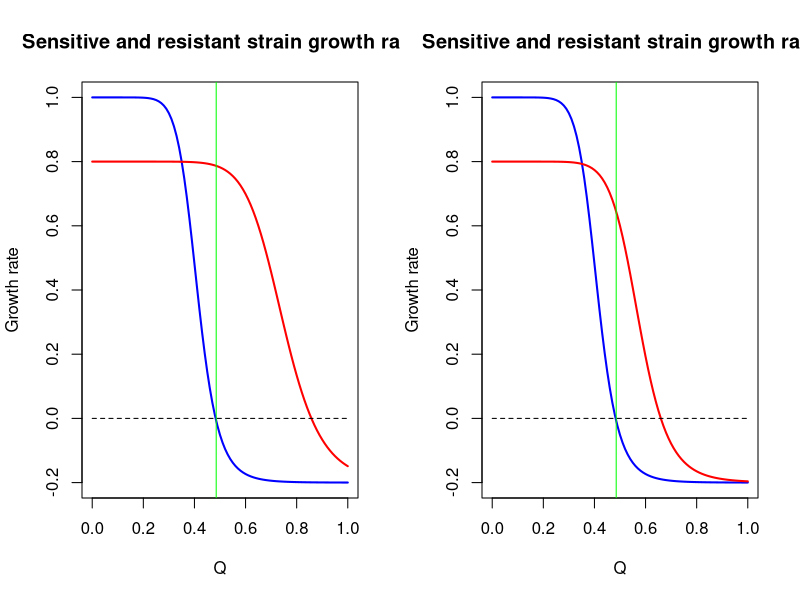
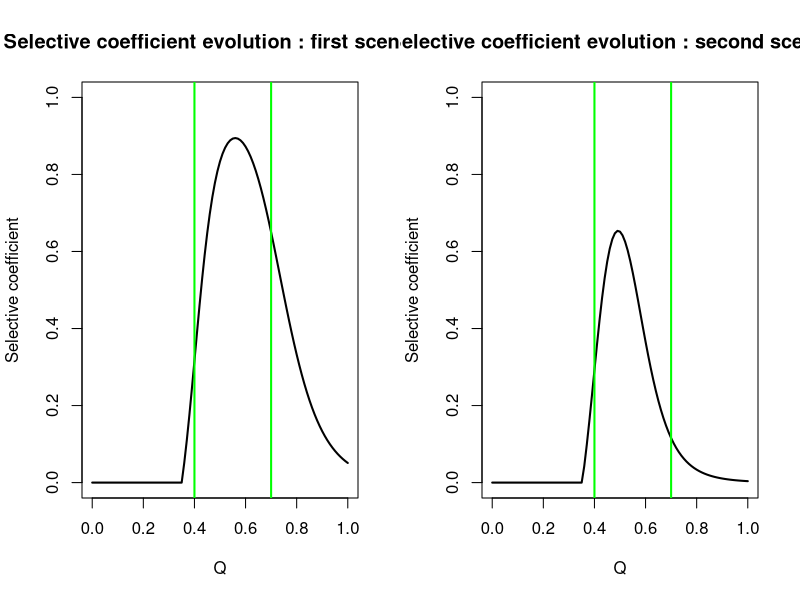
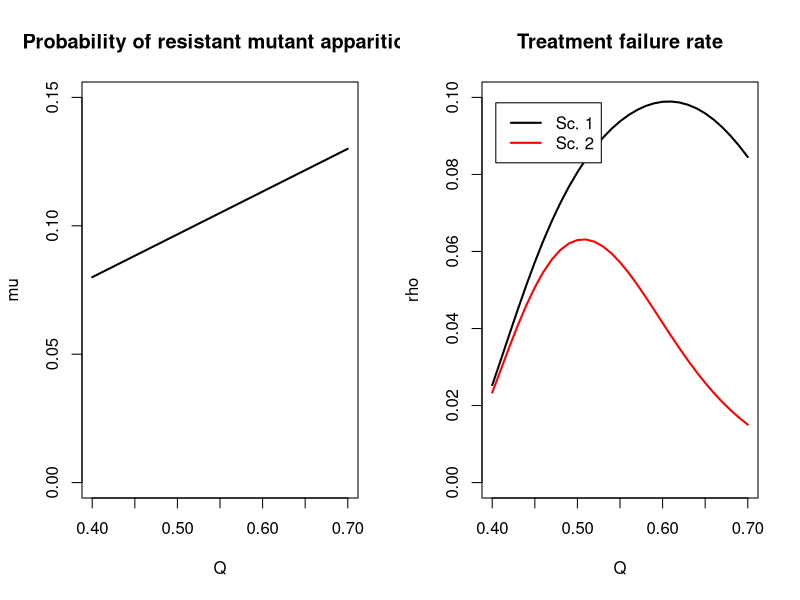
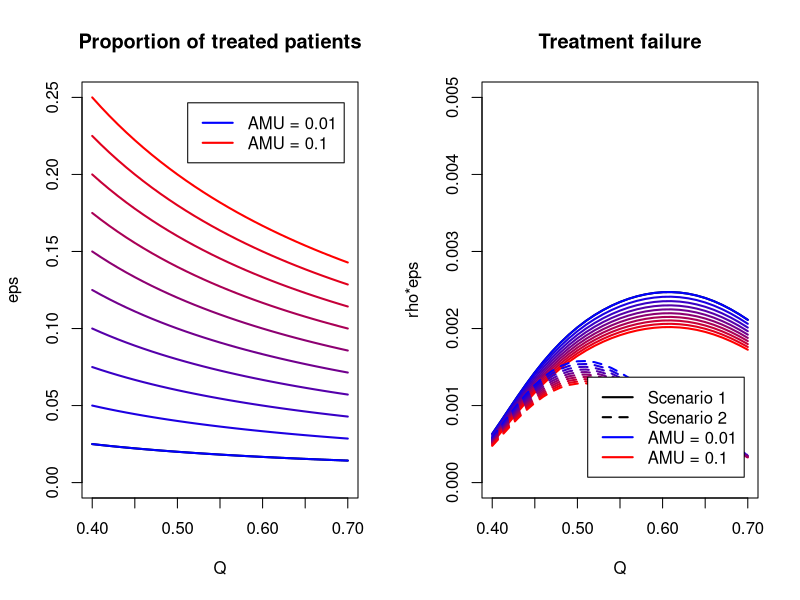
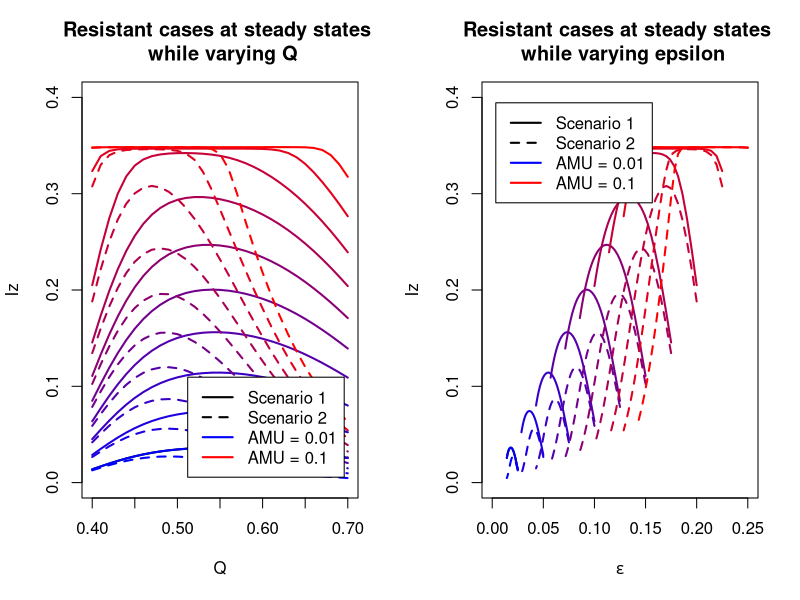
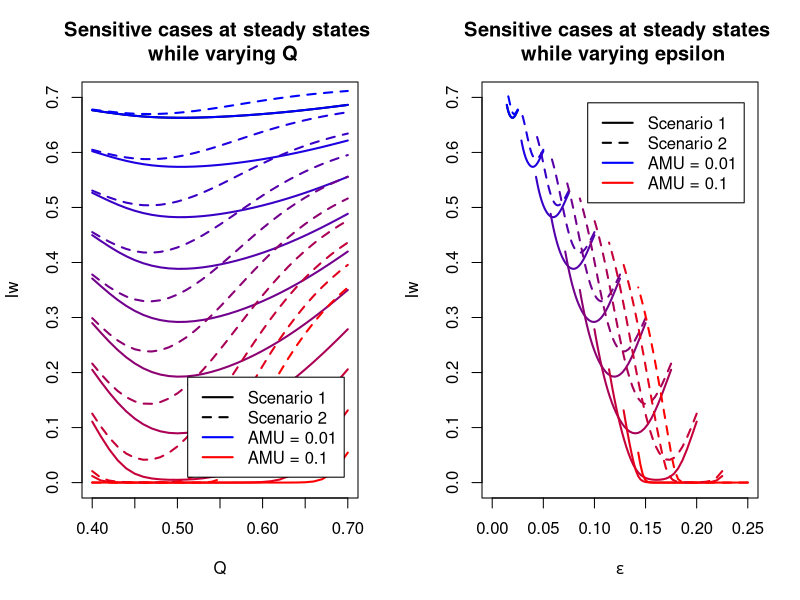
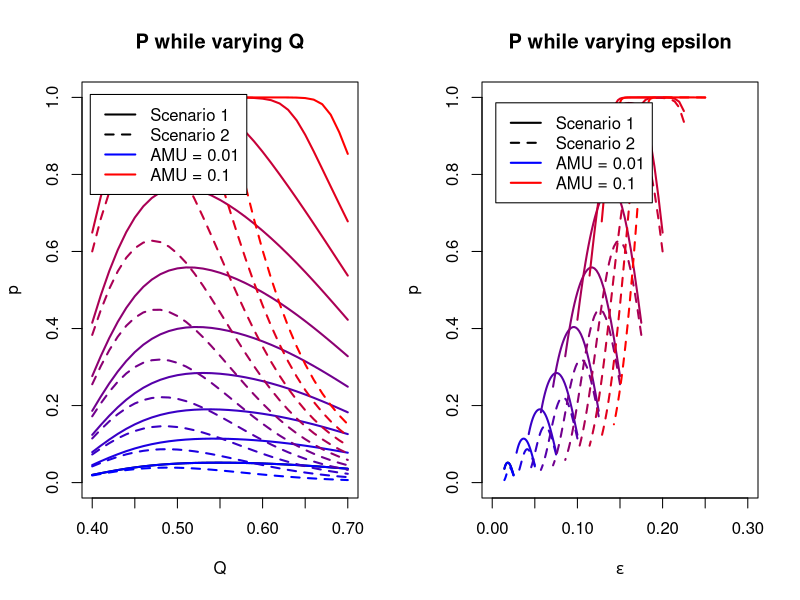
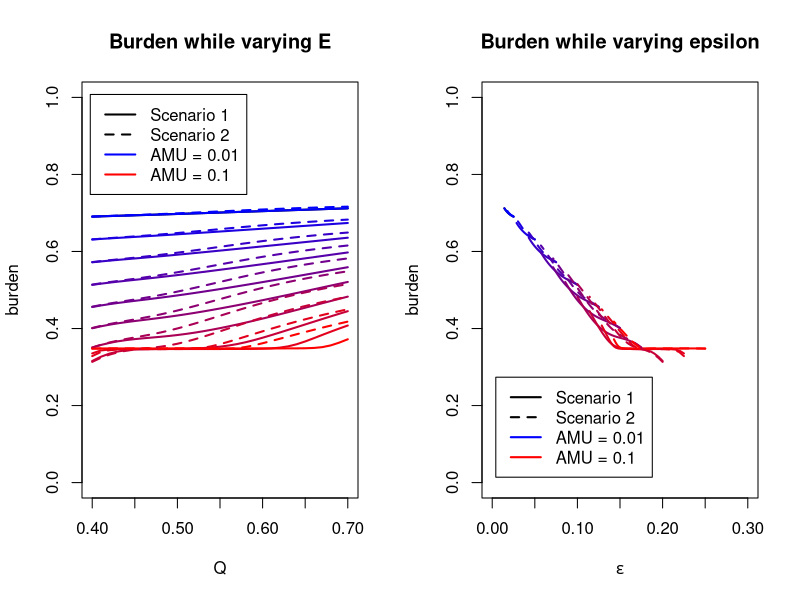

Write R code to recreate these figures, in order.
## ---- chunk 1
library(plyr)

#per capita maximum growth rate of sensitive bact
max_sens_gr <- 1 
max_sens_gr2 <- 1 
#per capita maximum growth rate of resistant bact
max_res_gr <- 0.8
max_res_gr2 <- 0.8
#per capita minimum growth rate of sensitive bact
min_sens_gr <- -0.2
min_sens_gr2 <- -0.2
#per capita minimum growth rate of res bact
min_res_gr <- -0.2
min_res_gr2 <- -0.2
#minimum inhibitory concentration of sen bact

mic_sens <- 0.35
mic_sens2 <- 0.35
#minimum inhibitory concentration of res bact

mic_res <- 0.65
mic_res2 <- 0.5
#slope for sens bact
kappa_sens <- 10
kappa_sens2 <- 10
#slope for res bact  

kappa_res <- 10
kappa_res2 <- 10

param_sens <- c(max_sens_gr, min_sens_gr, mic_sens, kappa_sens)
param_sens2 <- c(max_sens_gr2, min_sens_gr2, mic_sens2, kappa_sens2)

param_res <- c(max_res_gr, min_res_gr, mic_res, kappa_res)
param_res2 <- c(max_res_gr2, min_res_gr2, mic_res2, kappa_res2)

#mutant emergence probability : we consider that if the amount of applied atb increases, the probability of resistant mutant apparition increases linearly
max_mu <- 0.13
min_mu <- 0.08
max_dot <- 10
min_dot <- 1



#range of intervention - cl=lowest clinically effective dose, cu maximum tolerable dose (toxicity)
cl=0.40
cu=0.70
n_values=(cu-cl)*100+1

drug_quantities <- seq(cl, cu, length.out = n_values )

AMU = c(0.01, 0.02, 0.03, 0.04, 0.05, 0.06, 0.07, 0.08, 0.09, 0.10)

prop_treated <- do.call(cbind, lapply(AMU, function (x) x/drug_quantities))

eps_max <- max(prop_treated)

#selection of corresponding borders in sel_coef vector

lowbound=cl*100+1
highbound=cu*100+1




x <- seq(0,1,by=0.01)
zoom <- 1
## ---- chunk 2



growth = function(x, maxv, minv, micv, slopev) {
  y <- maxv - ((maxv - minv)*(x/micv)^slopev)/((x/micv)^slopev - maxv/minv)
  return(y)
}



colglob <- colorRampPalette(c("blue", "red"))

colforcol <- colglob(length(AMU))


linfun <- function(x, t, ltype){
  lines(t, unlist(x), lty=ltype, lwd=2, col=colforcol[as.numeric(parent.frame()$i)])
}

## ---- chunk 3


gr_sens <- lapply(x, growth, max_sens_gr, min_sens_gr, mic_sens, kappa_sens)

gr_res <- lapply(x, growth, max_res_gr, min_res_gr, mic_res, kappa_res)

gr_sens2 <- lapply(x, growth, max_sens_gr2, min_sens_gr2, mic_sens2, kappa_sens2)

gr_res2 <- lapply(x, growth, max_res_gr2, min_res_gr2, mic_res2, kappa_res2)

MIC <- sum(gr_sens>0)/length(gr_sens)
MICres <- sum(gr_res>0)/length(gr_res)
MICres2 <- sum(gr_res2>0)/length(gr_res2)
## ---- chunk 4
par(mfrow=c(1,2))

plot(x, gr_sens, main="Sensitive and resistant strain growth rate", xlab="Q", ylab="Growth rate", ylim=c(-0.2,1), lwd=2, type="l", col='blue')

lines(x, gr_res, type='l', col='red', lwd=2)

lines(x, rep(0, length(x)), type='l', col='black', lwd=1, lty=2)
abline(v=MIC, col='green')


plot(x, gr_sens2, main="Sensitive and resistant strain growth rate", xlab="Q", ylab="Growth rate", ylim=c(-0.2,1), lwd=2, type="l", col='blue')

lines(x, gr_res2, type='l', col='red', lwd=2)

lines(x, rep(0, length(x)), type='l', col='black', lwd=1, lty=2)
abline(v=MIC, col='green')

## ---- chunk 5
gr_sens <- unlist(gr_sens)
gr_sens2 <- unlist(gr_sens2)
gr_res <- unlist(gr_res)
gr_res2 <- unlist(gr_res2)

sel_coef <- gr_res - gr_sens
sel_coef2 <- gr_res2 - gr_sens2

sel_coef[which(sel_coef<0)] <- 0
sel_coef2[which(sel_coef2<0)] <- 0


minSC <- sum(sel_coef==0)/length(sel_coef)

plot(x, sel_coef, main="Selective coefficient evolution : first scenario", xlab="Q", ylab="Selective coefficient", ylim=c(0,1), lwd=2, type="l", col='black')
abline(v=cl, col='green', lw=2)
abline(v=cu, col='green', lw=2)

plot(x, sel_coef2, main="Selective coefficient evolution : second scenario", xlab="Q", ylab="Selective coefficient", ylim=c(0,1), lwd=2, type="l", col='black')
abline(v=cl, col='green', lw=2)
abline(v=cu, col='green', lw=2)
## ---- chunk 6
mu_prob <- seq(min_mu, max_mu, length.out = n_values)
doses <- seq(cl, cu, length.out = n_values)

plot(doses, mu_prob, main="Probability of resistant mutant apparition", xlab="Q", ylab="mu", ylim=c(0,0.15), lwd=2, type="l", col='black')

## ---- chunk 7
sel_sel_coef <- sel_coef[lowbound:highbound]
sel_sel_coef2 <- sel_coef2[lowbound:highbound]

rho1 <- sel_sel_coef*mu_prob
rho2 <- sel_sel_coef2*mu_prob

plot(doses, rho1, main="Treatment failure rate", xlab="Q", ylab="rho", lwd=2, type="l", col='black', ylim=c(0, 0.10))

lines(doses, rho2, type='l', col='red', lwd=2)

legend("topleft" , inset=.05, c("Sc. 1", "Sc. 2"), lty=c(1,1), lwd=c(2,2), col=c("black", "red"))

## ---- chunk 8



plot(doses, prop_treated[,1], main="Proportion of treated patients", xlab="Q", ylab="eps", ylim=c(0 , eps_max), lwd=2, type="l", col='black')

capture.output(apply(prop_treated, 2, linfun, doses, 1), file='NUL')

tag_min <- paste('AMU =', AMU[1])
tag_max <- paste('AMU =', AMU[length(AMU)])

legend("topright" , inset=.05, c(tag_min, tag_max), lty=c(1,1), lwd=c(2,2), col=c("blue", "red"))

## ---- chunk 9


treat_fail <- do.call(cbind, lapply(prop_treated, function (x) x*rho1))
treat_fail2 <- do.call(cbind, lapply(prop_treated, function (x) x*rho2))

plot(doses, treat_fail[,1], main="Treatment failure", xlab="Q", ylab="rho*eps", lwd=2, type="l", col='black', ylim=c(0, 0.005))

capture.output(apply(treat_fail, 2, linfun, doses, 1), file='NUL')
capture.output(apply(treat_fail2, 2, linfun, doses, 2), file='NUL')

legend("bottomright" , inset=.05, c('Scenario 1', 'Scenario 2', tag_min, tag_max), lty=c(1,2,1,1), lwd=c(2,2,2,2), col=c("black", "black", "blue", "red"))


## ---- chunk 10

library(deSolve)


options("scipen" = 10)

# initial state:
N <- 1
prop <- 0.01 #initial value of Iw and Iz

# time:
a <- 2000 #time span
m <- 1 #time step

# parameters
pbeta_w_basic <- 0.04 #transmission parameter of Iw
pbeta_z_basic <- 0.015 #transmission parameter of Iz

pgammaa <- 0.01 #innate recovery rate
pgamma_tilt <- 0.1 #recovery rate of Iw when treated by antibiotics

#dependency of parameters on E
prate_beta_w <- 0.01 #rate at which beta_w decreases with E
prate_beta_z <- 0.01 #rate at which beta_z increases with E
prate_rho_prim <- 0.001 #rate at which rho_prim increases with E

pr <- 1 # 1-r is the efficiency of AMR detection
pA <- 0 #use of ATB  agriculture

## ---- chunk 11

varying_par <- cbind(prop_treated, rho1, doses)

varying_par2 <- cbind(prop_treated, rho2, doses)


parameters <- c(beta_w_basic=pbeta_w_basic, beta_z_basic=pbeta_z_basic, gamma=pgammaa, gamma_prim=pgamma_tilt, eps=0, rho=0, rate_beta_w=prate_beta_w, rate_beta_z=prate_beta_z, rate_rho_prim=prate_rho_prim, Q=0, A=pA, r=pr )

state <- c(S=1-2*prop, Iw=prop, Iz=prop, new_Iz=0, new_Iw=0)

times=seq(0, a, by=m)

SIS=function(times, state, parameters){
  with(as.list(c(state,parameters)),
       {
         E = eps*Q*(Iw+r*Iz)+A
         beta_w = beta_w_basic - E*rate_beta_w
         beta_z = beta_z_basic + E*rate_beta_z
         rho_prim = E*rate_rho_prim
        dS = - beta_w*Iw*S - beta_z*Iz*S + gamma*(1-eps)*Iw + gamma_prim*eps*Iw + gamma*Iz
        dIw = beta_w*Iw*S + (1-eps)*beta_w*Iw*Iz - eps*beta_z*Iz*Iw - rho*eps*Iw - gamma*(1-eps)*Iw - gamma_prim*eps*Iw - rho_prim*Iw
        dIz = beta_z*Iz*S + eps*beta_z*Iz*Iw + rho*eps*Iw - (1-eps)*beta_w*Iw*Iz - gamma*Iz + rho_prim*Iw
        dnewIw = beta_w*Iw*S
        dnewIz = beta_z*Iz*S
        list(c(dS, dIw, dIz, dnewIw, dnewIz))
       })
}

calc_fun = function(x) {
  parameters[5] <- x[1]
  parameters[6] <- x[2]
  parameters[10] <- x[3]
  out=as.data.frame(
  ode(y=state, times=times, func=SIS, parms=parameters))
  return(out)
}



## ---- chunk 12
out_sc1 <- do.call(cbind, apply(cbind(varying_par[,1], varying_par[,ncol(varying_par)-1], varying_par[,ncol(varying_par)]), 1 , calc_fun))


for (i in 2:(ncol(varying_par)-2)) {
  out <- do.call(cbind, apply(cbind(varying_par[,i], varying_par[,ncol(varying_par)-1], varying_par[,ncol(varying_par)]), 1 , calc_fun))
  out_sc1 <- cbind(out_sc1, out)
}


out_sc2 <- do.call(cbind, apply(cbind(varying_par2[,1], varying_par2[,ncol(varying_par2)-1], varying_par2[,ncol(varying_par2)]), 1 , calc_fun))

for (i in 2:(ncol(varying_par2)-2)) {
  out2 <- do.call(cbind, apply(cbind(varying_par2[,i], varying_par2[,ncol(varying_par2)-1], varying_par2[,ncol(varying_par2)]), 1 , calc_fun))
  out_sc2 <- cbind(out_sc2, out2)
}

## ---- chunk 13

niz <- seq(4, ncol(out_sc1), by=6)
niw <- seq(3, ncol(out_sc1), by=6)
inciw <- seq(5, ncol(out_sc1), by=6)
inciz <- seq(6, ncol(out_sc1), by=6)

iz_steady <- out_sc1[nrow(out_sc1),niz]
iz_steady2 <- out_sc2[nrow(out_sc2),niz]

iw_steady <- out_sc1[nrow(out_sc1),niw]
iw_steady2 <- out_sc2[nrow(out_sc2),niw]

inciw_steady <- out_sc1[,inciw]
inciw_steady2 <- out_sc2[,inciw]

inciz_steady <- out_sc1[,inciz]
inciz_steady2 <- out_sc2[,inciz]


## ---- chunk 14
incid = function(x, zoom) {
  der <- rep(0, length(x))
  for (i in 2:length(x)) {
    der[i] <- x[i]-x[i-1]
  }
  return(der)
}

NewIz <- apply(inciz_steady, 2, incid, zoom)
NewIz2 <- apply(inciz_steady2, 2, incid, zoom)

NewIw <- apply(inciw_steady, 2, incid, zoom)
NewIw2 <- apply(inciw_steady2, 2, incid, zoom)

newiz_ss <- NewIz[nrow(NewIz),]
newiz_ss2 <- NewIz2[nrow(NewIz2),]

newiw_ss <- NewIw[nrow(NewIw),]
newiw_ss2 <- NewIw2[nrow(NewIw2),]
## ---- chunk 15
iz_steady <- matrix(unlist(iz_steady), nrow=length(doses))
iz_steady2 <- matrix(unlist(iz_steady2), nrow=length(doses))

iw_steady <- matrix(unlist(iw_steady), nrow=length(doses))
iw_steady2 <- matrix(unlist(iw_steady2), nrow=length(doses))

newiz_ss <- matrix(unlist(newiz_ss), nrow=length(doses))
newiz_ss2 <- matrix(unlist(newiz_ss2), nrow=length(doses))

newiw_ss <- matrix(unlist(newiw_ss), nrow=length(doses))
newiw_ss2 <- matrix(unlist(newiw_ss2), nrow=length(doses))

p <- iz_steady/(iw_steady+iz_steady)
p2 <- iz_steady2/(iw_steady2+iz_steady2)

p_incid <- newiz_ss/(newiz_ss+newiw_ss)
p_incid2 <- newiz_ss2/(newiz_ss2+newiw_ss2)


burden <- iz_steady+iw_steady
burden2 <- iz_steady2+iw_steady2
## ---- chunk 16
plot(doses, iz_steady[,1], main="Resistant cases at steady states \n while varying Q", xlab="Q", ylab="Iz", ylim=c(0,0.40), lwd=2, lty=1, type="l", col='black')

capture.output(apply(iz_steady, 2, linfun, doses, 1), file='NUL')
capture.output(apply(iz_steady2, 2, linfun, doses, 2), file='NUL')

legend("bottomright" , inset=.05, c('Scenario 1', 'Scenario 2', tag_min, tag_max), lty=c(1,2,1,1), lwd=c(2,2,2,2), col=c("black", "black", "blue", "red"))


plot(prop_treated[,1], iz_steady[,1], main="Resistant cases at steady states \n while varying epsilon", xlab=expression(epsilon), ylab="Iz", ylim=c(0,0.40), xlim=c(0,eps_max), lwd=2, type="l", col='black')

for (i in 1:ncol(prop_treated)) {
  lines(prop_treated[,i], iz_steady[,i], col=colforcol[i], lty=1, lwd=2)
}
for (i in 1:ncol(prop_treated)) {
  lines(prop_treated[,i], iz_steady2[,i], col=colforcol[i], lty=2, lwd=2)
}

legend("topleft" , inset=.05, c('Scenario 1', 'Scenario 2', tag_min, tag_max), lty=c(1,2,1,1), lwd=c(2,2,2,2), col=c("black", "black", "blue", "red"))

## ---- chunk 17
plot(doses, iw_steady[,1], main="Sensitive cases at steady states \n while varying Q", xlab="Q", ylab="Iw", ylim=c(0,0.70), lwd=2, lty=1, type="l", col='black')

capture.output(apply(iw_steady, 2, linfun, doses, 1), file='NUL')
capture.output(apply(iw_steady2, 2, linfun, doses, 2), file='NUL')

legend("bottomright" , inset=.05, c('Scenario 1', 'Scenario 2', tag_min, tag_max), lty=c(1,2,1,1), lwd=c(2,2,2,2), col=c("black", "black", "blue", "red"))


plot(prop_treated[,1], iw_steady[,1], main="Sensitive cases at steady states \n while varying epsilon", xlab=expression(epsilon), ylab="Iw", ylim=c(0,0.70), xlim=c(0,eps_max), lwd=2, type="l", col='black')

for (i in 1:ncol(prop_treated)) {
  lines(prop_treated[,i], iw_steady[,i], col=colforcol[i], lty=1, lwd=2)
}
for (i in 1:ncol(prop_treated)) {
  lines(prop_treated[,i], iw_steady2[,i], col=colforcol[i], lty=2, lwd=2)
}

legend("topright" , inset=.05, c('Scenario 1', 'Scenario 2', tag_min, tag_max), lty=c(1,2,1,1), lwd=c(2,2,2,2), col=c("black", "black", "blue", "red"))

## ---- chunk 18
plot(doses, p[,1], main="P while varying Q", xlab="Q", ylab="p", ylim=c(0,1), lwd=2, type="l", col='black')

capture.output(apply(p, 2, linfun, doses, 1), file='NUL')
capture.output(apply(p2, 2, linfun, doses, 2), file='NUL')

legend("topleft" , inset=.03, c('Scenario 1', 'Scenario 2', tag_min, tag_max), lty=c(1,2,1,1), lwd=c(2,2,2,2), col=c("black", "black", "blue", "red"))


plot(prop_treated[,1], p[,1], main="P while varying epsilon", xlab=expression(epsilon), ylab="p", ylim=c(0,1), xlim=c(0,0.3), lwd=2, type="l", col='black')

for (i in 1:ncol(prop_treated)) {
  lines(prop_treated[,i], p[,i], col=colforcol[i], lty=1, lwd=2)
}
for (i in 1:ncol(prop_treated)) {
  lines(prop_treated[,i], p2[,i], col=colforcol[i], lty=2, lwd=2)
}

legend("topleft" , inset=.05, c('Scenario 1', 'Scenario 2', tag_min, tag_max), lty=c(1,2,1,1), lwd=c(2,2,2,2), col=c("black", "black", "blue", "red"))

## ---- chunk 19
plot(doses, burden[,1], main="Burden while varying E", xlab="Q", ylab="burden", ylim=c(0,1), lwd=2, type="l", col='black')

capture.output(apply(burden, 2, linfun, doses, 1), file='NUL')
capture.output(apply(burden2, 2, linfun, doses, 2), file='NUL')

legend("topleft" , inset=.03, c('Scenario 1', 'Scenario 2', tag_min, tag_max), lty=c(1,2,1,1), lwd=c(2,2,2,2), col=c("black", "black", "blue", "red"))

plot(prop_treated[,1], burden[,1], main="Burden while varying epsilon", xlab=expression(epsilon), ylab="burden", ylim=c(0,1), xlim=c(0,0.3), lwd=2, type="l", col='black')

for (i in 1:ncol(prop_treated)) {
  lines(prop_treated[,i], burden[,i], col=colforcol[i], lty=1, lwd=2)
}
for (i in 1:ncol(prop_treated)) {
  lines(prop_treated[,i], burden2[,i], col=colforcol[i], lty=2, lwd=2)
}

legend("bottomleft" , inset=.05, c('Scenario 1', 'Scenario 2', tag_min, tag_max), lty=c(1,2,1,1), lwd=c(2,2,2,2), col=c("black", "black", "blue", "red"))

## ---- chunk 20
newcase <- newiw_ss+newiz_ss
newcase2 <- newiw_ss2+newiz_ss2


plot(doses, newcase[,1], main="Global incidence while varying Q", xlab="Q", ylab="Incidence", ylim=c(0,0.01), lwd=2, type="l", col='black')

capture.output(apply(newcase, 2, linfun, doses, 1), file='NUL')
capture.output(apply(newcase2, 2, linfun, doses, 2), file='NUL')

legend("bottomleft" , inset=.05, c('Scenario 1', 'Scenario 2', tag_min, tag_max), lty=c(1,2,1,1), lwd=c(2,2,2,2), col=c("black", "black", "blue", "red"))



plot(prop_treated[,1], newcase[,1], main="Global incidence while varying epsilon", xlab=expression(epsilon), ylab="Incidence", ylim=c(0,0.01), xlim=c(0,eps_max), lwd=2, type="l", col='black')

for (i in 1:ncol(prop_treated)) {
  lines(prop_treated[,i], newcase[,i], col=colforcol[i], lty=1, lwd=2)
}
for (i in 1:ncol(prop_treated)) {
  lines(prop_treated[,i], newcase2[,i], col=colforcol[i], lty=2, lwd=2)
}

legend("bottomleft" , inset=.05, c('Scenario 1', 'Scenario 2', tag_min, tag_max), lty=c(1,2,1,1), lwd=c(2,2,2,2), col=c("black", "black", "blue", "red"))

## ---- chunk 21
par(mfrow=c(1,2))

AMU_xlabel <- do.call(cbind, lapply(AMU, function (x) rep(x, 31)))

plot(AMU_xlabel[,1], iz_steady[,1], main="Scenario 1 : Iz at steady states \n while varying AMU", xlab="AMU", ylab="Iz", ylim=c(0,1), xlim=c(0,max(AMU)), lwd=2, type="l", col='black')
for (i in 1:ncol(AMU_xlabel)) {
  lines(AMU_xlabel[,i], iz_steady[,i], col=colforcol[i], lty=1, lwd=2)
}
legend("topleft" , inset=.05, c(tag_min, tag_max), lty=c(1,1), lwd=c(2,2), col=c("blue", "red"))

plot(AMU_xlabel[,1], iz_steady2[,1], main="Scenario 2 : Iz at steady states \n while varying AMU", xlab="AMU", ylab="Iz", ylim=c(0,1), xlim=c(0,max(AMU)), lwd=2, type="l", col='black')
for (i in 1:ncol(AMU_xlabel)) {
  lines(AMU_xlabel[,i], iz_steady2[,i], col=colforcol[i], lty=1, lwd=2)
}
legend("topleft" , inset=.05, c(tag_min, tag_max), lty=c(1,1), lwd=c(2,2), col=c("blue", "red"))


## ---- chunk 22

par(mfrow=c(1,2))

plot(AMU_xlabel[,1], p[,1], main="Scenario 1 : P at steady states \n while varying AMU", xlab="AMU", ylab="P", ylim=c(0,1), xlim=c(0,max(AMU)), lwd=2, type="l", col='black')
for (i in 1:ncol(AMU_xlabel)) {
  lines(AMU_xlabel[,i], p[,i], col=colforcol[i], lty=1, lwd=2)
}
legend("topleft" , inset=.05, c(tag_min, tag_max), lty=c(1,1), lwd=c(2,2), col=c("blue", "red"))

plot(AMU_xlabel[,1], p2[,1], main="Scenario 2 : P at steady states \n while varying AMU", xlab="AMU", ylab="P", ylim=c(0,1), xlim=c(0,max(AMU)), lwd=2, type="l", col='black')
for (i in 1:ncol(AMU_xlabel)) {
  lines(AMU_xlabel[,i], p2[,i], col=colforcol[i], lty=1, lwd=2)
}
legend("topleft" , inset=.05, c(tag_min, tag_max), lty=c(1,1), lwd=c(2,2), col=c("blue", "red"))
